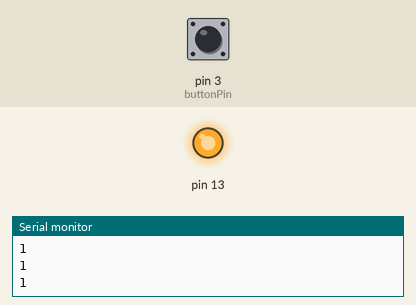
Bench run of a sketch on a simulated Arduino Uno, built with avr-gcc and run on an emulated ATmega328P. Parts: output pins drawn as LEDs (lit = HIGH), the last lines printed to the serial monitor. The inputs (shaded band) are chosen by the test bench; at power-on: pin 3 (buttonPin) HIGH. At 1.4 s the program stops and its outputs stay as they are.

Above: at 1.2 s.
1.3 s: pin 3 (buttonPin) pulled LOW for 0.15 s
At 2.5 s:
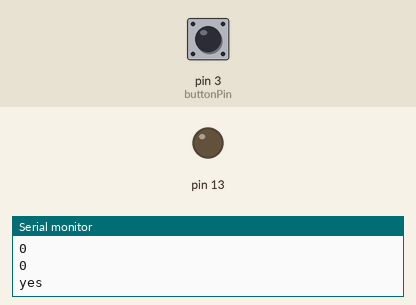
Timing chart, 0 to 2.9 s (numbered marks = the images above; inputs shaded):
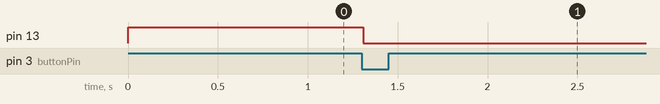

The sketch:

CHECK.ino
```cpp
const int buttonPin = 3;
int buttonState=1;
char dat;

void setup()
{
  Serial.begin(9600);
  pinMode(13,OUTPUT);
  pinMode(buttonPin, INPUT);
  digitalWrite(13, HIGH);

}


void loop()
{ buttonState=1;
  Serial.println(buttonState);
  buttonState = digitalRead(buttonPin);
  Serial.println(buttonState);
  if(buttonState==LOW)
   {Serial.println(buttonState);
    digitalWrite(13, LOW);
    Serial.println("yes");
    while(1);
   }


 }
```

Measured:
- after the input at 1.3 s, pin 13: HIGH → LOW at once
